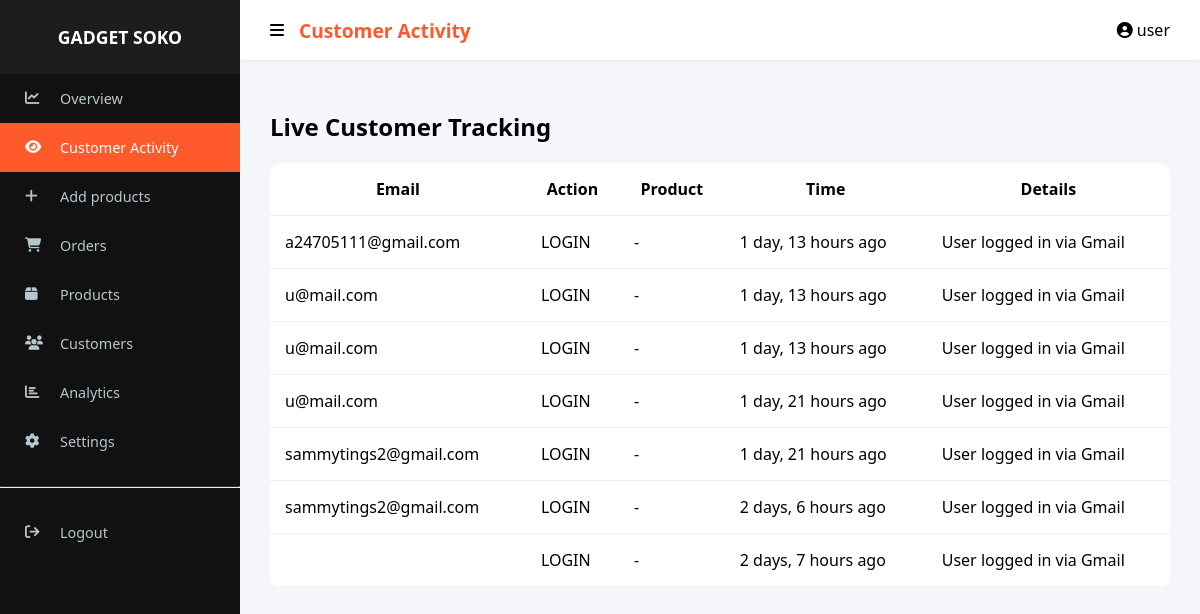
/activity/ (signed in), run on an earlier commit of the app's database.
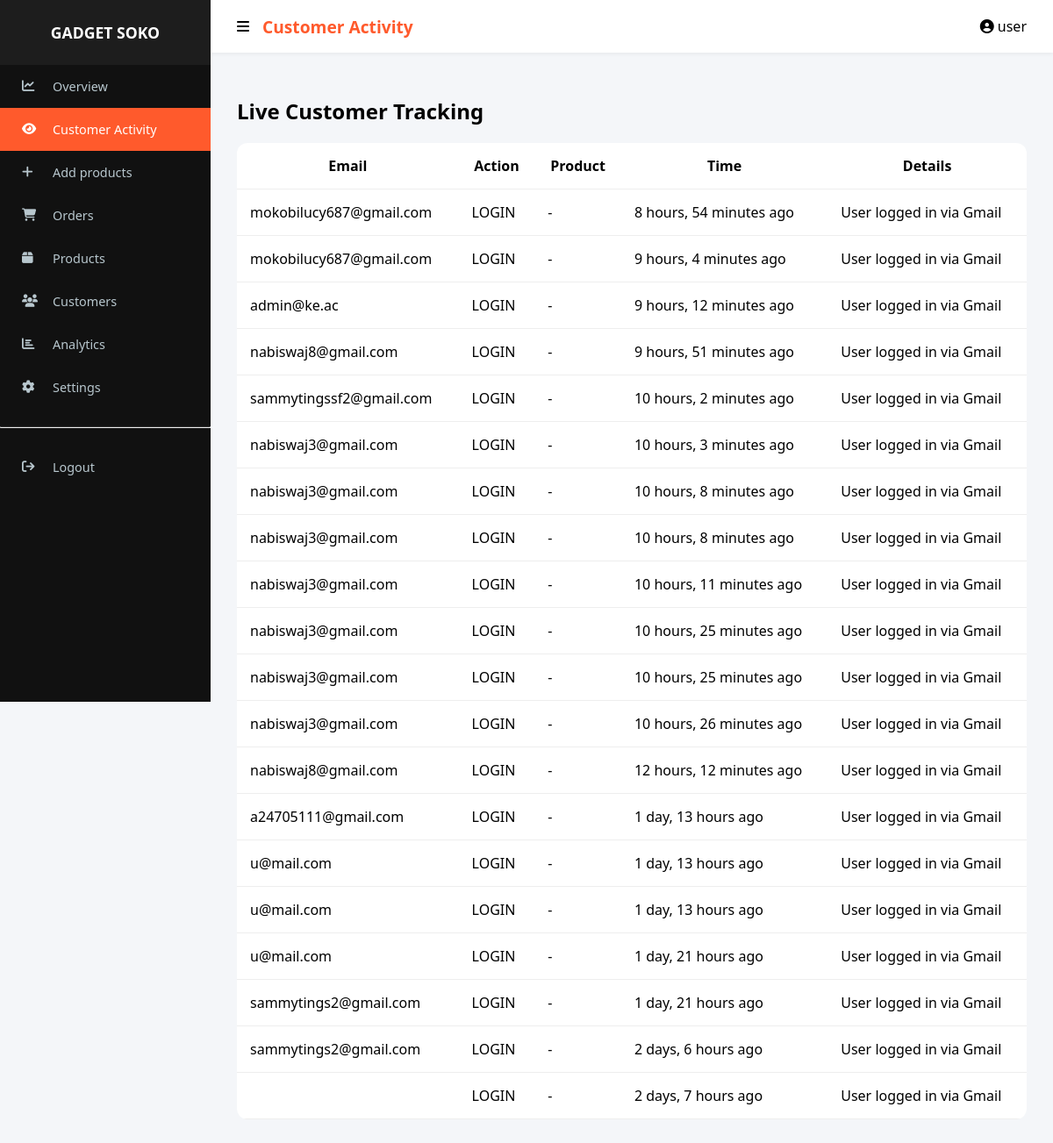
And on a later commit of the database.
### app/models.py (models this page shows)
class UserActivity(models.Model):
    user = models.ForeignKey(User, on_delete=models.CASCADE)
    action = models.CharField(max_length=20)
    product = models.ForeignKey(Product, on_delete=models.SET_NULL, null=True, blank=True)
    timestamp = models.DateTimeField(auto_now_add=True)
    extra_info = models.TextField(blank=True, null=True)

### app/views.py (the view)
# urls.py: path('activity/', views.activity_view, name='activity'),
@staff_member_required
def activity_view(request):
    activity_logs = UserActivity.objects.select_related('user', 'product').order_by('-timestamp')[:20]
    for log in activity_logs:
        latest_order = Order.objects.filter(user=log.user).order_by('-created_at').first()
        log.last_order_status = latest_order.status if latest_order else "Browsing Only"
    context = {
        "customer_activity": activity_logs,
    }
    return render(request, "activity.html", context)

### app/context_processors.py (called while the page is built)
def cart_count(request):
    count = 0
    if request.user.is_authenticated:
        result = CartItem.objects.filter(user=request.user).aggregate(
            total=Sum('quantity')
        )
        count = result['total'] or 0
    return {'cart_count': count}

### app/templates/activity.html (shortened to what this page needs)
{% extends "baseadmin.html" %}
{% block header %}Customer Activity{% endblock %}
{% block content %}
<h2>Live Customer Tracking</h2>
<div class="table-container">
    <table>
        <thead>
            <tr>
                <th>Email</th><th>Action</th><th>Product</th><th>Time</th><th>Details</th>
            </tr>
        </thead>
        <tbody>
            {% for log in customer_activity %}
            <tr>
                <td>{{ log.user.email }}</td>
                <td>{{ log.action }}</td>
                <td>{{ log.product.name|default:"-" }}</td>
                <td>{{ log.timestamp|timesince }} ago</td>
                <td>{{ log.extra_info }}</td>
            </tr>
            {% empty %}
            <tr><td colspan="5" style="text-align:center;">No activity found</td></tr>
            {% endfor %}
        </tbody>
    </table>
</div>
{% endblock %}

What changed in the data, as far as the page shows it:
added UserActivity: user.email "mokobilucy687@gmail.com", action "LOGIN", product.name "-", timestamp "8 hours, 54 minutes", extra_info "User logged in via Gmail"
added UserActivity: user.email "mokobilucy687@gmail.com", action "LOGIN", product.name "-", timestamp "9 hours, 4 minutes", extra_info "User logged in via Gmail"
added UserActivity: user.email "admin@ke.ac", action "LOGIN", product.name "-", timestamp "9 hours, 12 minutes", extra_info "User logged in via Gmail"
added UserActivity: user.email "nabiswaj8@gmail.com", action "LOGIN", product.name "-", timestamp "9 hours, 51 minutes", extra_info "User logged in via Gmail"
added UserActivity: user.email "sammytingssf2@gmail.com", action "LOGIN", product.name "-", timestamp "10 hours, 2 minutes", extra_info "User logged in via Gmail"
added UserActivity: user.email "nabiswaj3@gmail.com", action "LOGIN", product.name "-", timestamp "10 hours, 3 minutes", extra_info "User logged in via Gmail"
added UserActivity: user.email "nabiswaj3@gmail.com", action "LOGIN", product.name "-", timestamp "10 hours, 8 minutes", extra_info "User logged in via Gmail"
added UserActivity: user.email "nabiswaj3@gmail.com", action "LOGIN", product.name "-", timestamp "10 hours, 8 minutes", extra_info "User logged in via Gmail"
added UserActivity: user.email "nabiswaj3@gmail.com", action "LOGIN", product.name "-", timestamp "10 hours, 11 minutes", extra_info "User logged in via Gmail"
added UserActivity: user.email "nabiswaj3@gmail.com", action "LOGIN", product.name "-", timestamp "10 hours, 25 minutes", extra_info "User logged in via Gmail"
added UserActivity: user.email "nabiswaj3@gmail.com", action "LOGIN", product.name "-", timestamp "10 hours, 25 minutes", extra_info "User logged in via Gmail"
added UserActivity: user.email "nabiswaj3@gmail.com", action "LOGIN", product.name "-", timestamp "10 hours, 26 minutes", extra_info "User logged in via Gmail"
added UserActivity: user.email "nabiswaj8@gmail.com", action "LOGIN", product.name "-", timestamp "12 hours, 12 minutes", extra_info "User logged in via Gmail"
